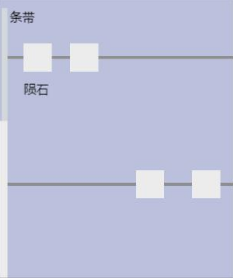
#> input picture RoboGameUI/Source/Pic/Store.png, 233 x 278 px
$ python pictureSolve.py
#> lines starting #> are read from the running program, lines starting #| are printed output that depends on the picture
from PIL import Image
import cv2
import numpy as np
import PIL

# [82 lines left out: functions PictureCreate, PictureSolve, PictureResult, ButtonResult, TogglePicture, ImageShow and 1 more, not called in this run]

def VeinPicture():
    yellow_color = (3, 118, 235)
    blue_color = (235, 120, 3)
    purple_color = (118, 2, 233)
    # list_first = [((6, 13), (23, 30)), ((6, 40), (23, 57)), ((6, 67), (23, 84)),
    #               ((6, 94), (23, 111)), ((6, 121), (23, 138))]
    image = cv2.imread('./Source/Pic/Store.png')
#> image is the input picture: shape (278, 233, 3); mean B, G, R 220, 193.8, 190
    # for i in range(0, 5):
    #     cv2.rectangle(image, list_first[i][0], list_first[i][1], purple_color, -1)
    cv2.imshow('image', image)
    key = cv2.waitKey(0)
#> (key q is pressed here)
    if key == ord('q'):
        cv2.destroyAllWindows()

# [80 lines left out: function DrawPicture, not called in this run]

def DrawStore():
    gray_color = (221, 192, 188)
    line_color = (160, 145, 141)
    store_color = (236, 236, 236)
    height = 277
    width = 232
    channels = 3

    first_store = [((24, 77), (54, 107)), ((64, 77), (94, 107)), ((138, 77), (168, 107)), ((178, 77), (208, 107))]
    second_store = [((24, 167), (54, 197)), ((64, 167), (94, 197)), ((138, 167), (168, 197)), ((178, 167), (208, 197))]
    image = np.zeros((height, width, channels), dtype=np.uint8)
    line_first_location = (90, 94, 0, 232)
    line_second_location = (180, 184, 0, 232)
    image[0:height, 0:width] = gray_color
    image[line_first_location[0]:line_first_location[1], line_first_location[2]:line_first_location[3]] = line_color
    image[line_second_location[0]:line_second_location[1], line_second_location[2]:line_second_location[3]] = line_color
    cv2.putText(image, 'B', (10, 267), cv2.FONT_HERSHEY_PLAIN, 1.7, (56, 56, 56), 2)
    cv2.putText(image, 'C', (205, 267), cv2.FONT_HERSHEY_PLAIN, 1.7, (56, 56, 56), 2)
    # [7 lines of commented-out code are left out]
    cv2.imwrite('StoreBackground.png', image)
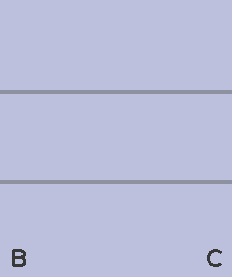
#> saved as StoreBackground.png: shape (277, 232, 3); mean B, G, R 218.5, 190.1, 186.1


if __name__ == '__main__':
    # [7 lines of commented-out code are left out]
    VeinPicture()
    # DrawPicture()
    DrawStore()
